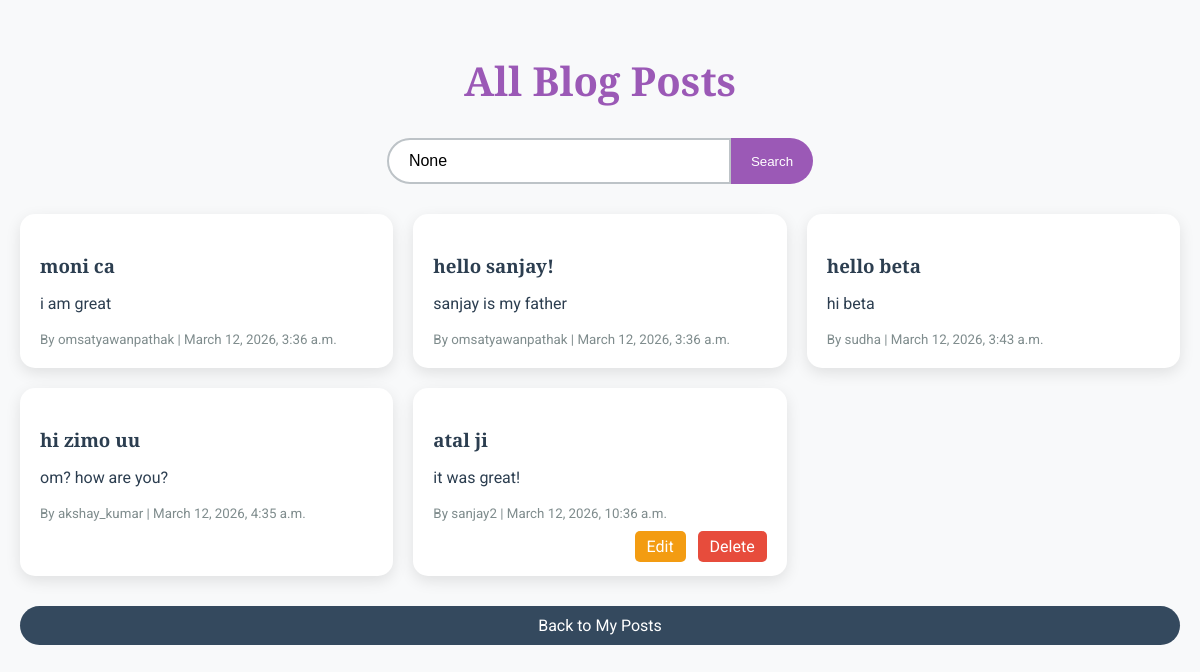
Before: /view_all/ (signed in) with the older database file.
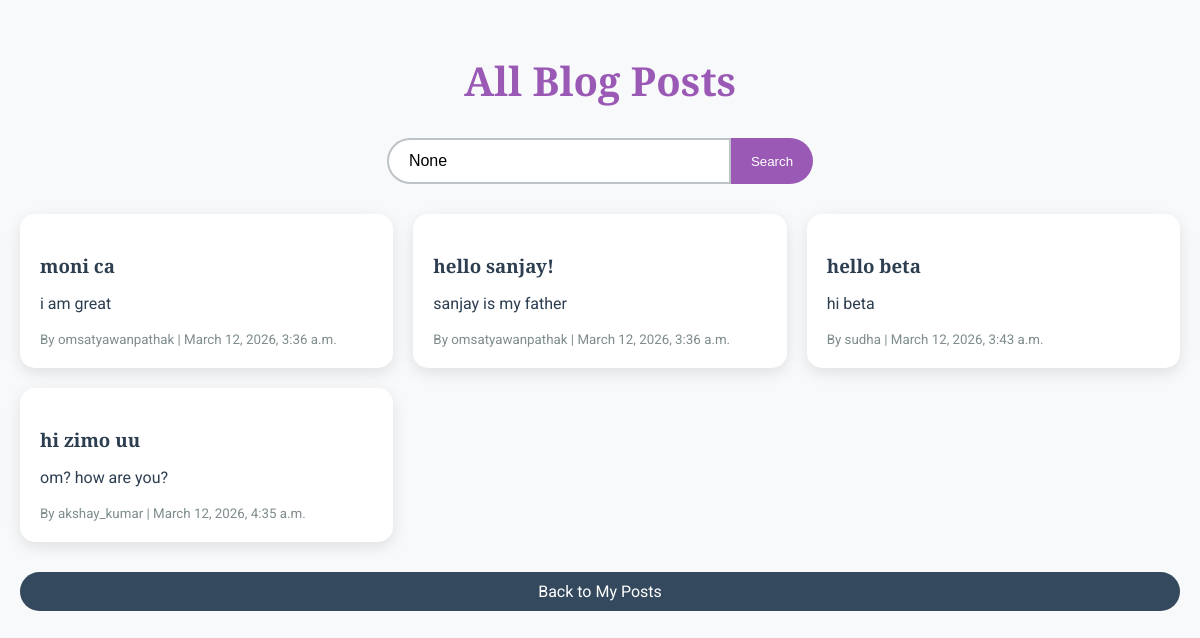
After: the same page with the newer database file.
### blog/models.py (models this page shows, shortened)
class Post(models.Model):
    title = models.CharField(max_length=200)
    content = models.TextField()
    author = models.ForeignKey(User, on_delete=models.CASCADE)
    created_at = models.DateTimeField(auto_now_add=True)

### blog/views.py (the view)
# urls.py: path('view_all/', views.view_all_posts, name='view_all_posts'),
@login_required
def view_all_posts(request):
    query = request.GET.get('q')   # get search query
    if query:
        posts = Post.objects.filter(title__icontains=query)
    else:
        posts = Post.objects.all()
    return render(request, 'view_all_posts.html', {
        'posts': posts,
        'query': query
    })

### templates/view_all_posts.html (shortened to what this page needs)
<!DOCTYPE html>
<html lang="en">
<head>
</head>
<body>
<div class="container">
<h2>All Blog Posts</h2>
<form method="GET" class="search-form">
<input type="text" name="q" placeholder="Search by title..." value="{{ query }}">
<button type="submit">Search</button>
</form>
<div class="posts-grid">
{% for post in posts %}
<div class="post-card">
<h3>{{ post.title }}</h3>
<p>{{ post.content|truncatechars:150 }}</p>
<small>By {{ post.author }} | {{ post.created_at }}</small>
{% if user == post.author or user.is_superuser %}
<div class="actions">
<a href="/update/{{ post.id }}/" class="edit">Edit</a>
<a href="/delete/{{ post.id }}/" class="delete" onclick="return confirm('Are you sure?')">Delete</a>
</div>
{% endif %}
</div>
{% empty %}
<p class="no-posts">No posts found.</p>
{% endfor %}
</div>
<a href="/" class="back-link">Back to My Posts</a>
</div>
</body>
</html>

### templates/view_all_posts.html (style rules this page uses)
body { font-family:'Roboto',sans-serif; background:#f8f9fa; margin:0; padding:20px; color:#2c3e50; }
.container { max-width:1200px; margin:auto; }
h2 { font-family:'Playfair Display',serif; text-align:center; color:#9b59b6; font-size:2.5em; margin-bottom:30px; }
.search-form { display:flex; justify-content:center; margin-bottom:30px; }
.search-form input { padding:12px 20px; border:2px solid #bdc3c7; border-radius:25px 0 0 25px; font-size:16px; width:300px; }
.search-form button { padding:12px 20px; background:#9b59b6; color:white; border:none; border-radius:0 25px 25px 0; cursor:pointer; }
.posts-grid { display:grid; grid-template-columns:repeat(auto-fit,minmax(300px,1fr)); gap:20px; }
.post-card { background:white; border-radius:15px; padding:20px; box-shadow:0 5px 15px rgba(0,0,0,0.1); transition:0.3s; }
h3 { font-family:'Playfair Display',serif; margin-bottom:10px; }
small { color:#7f8c8d; }
.back-link { display:block; text-align:center; margin-top:30px; padding:10px 20px; background:#34495e; color:white; text-decoration:none; border-radius:25px; }

Changed rows visible on the page:
removed Post: title "atal ji", content "it was great!", author "sanjay2", created_at "March 12, 2026, 10:36 a.m."
